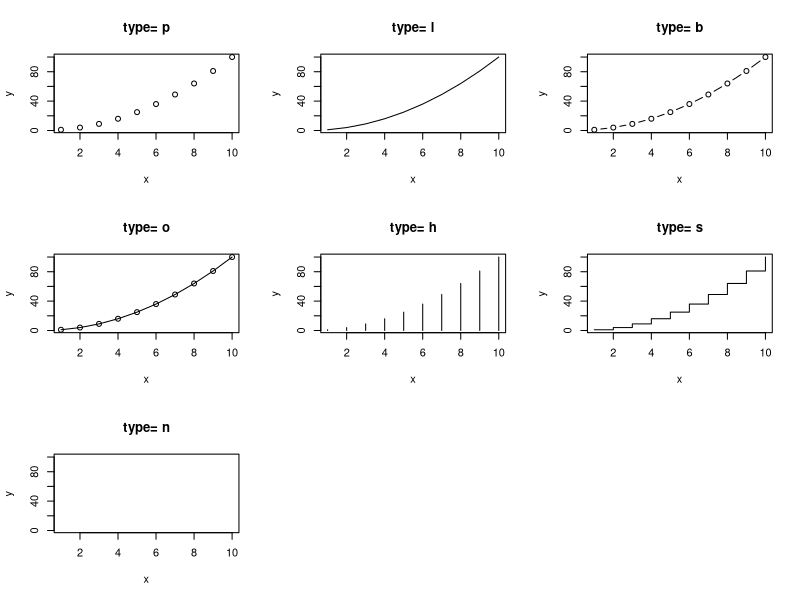
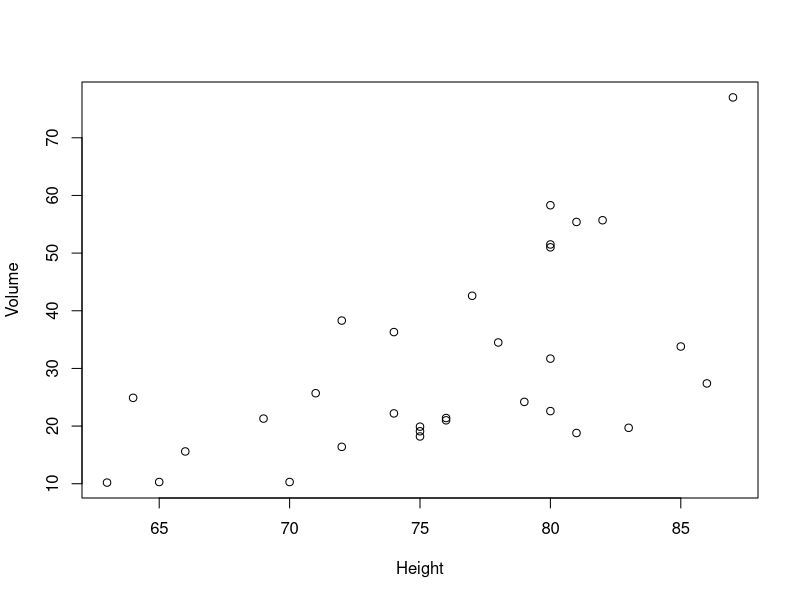
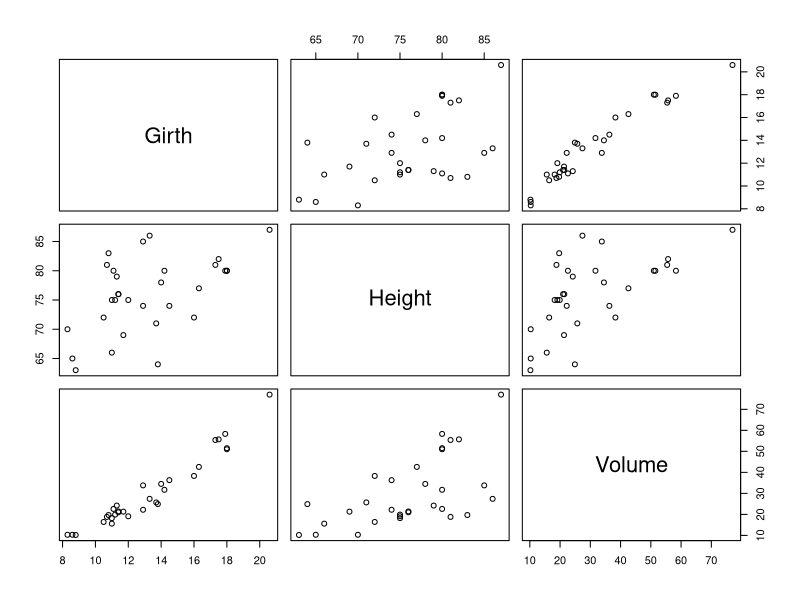
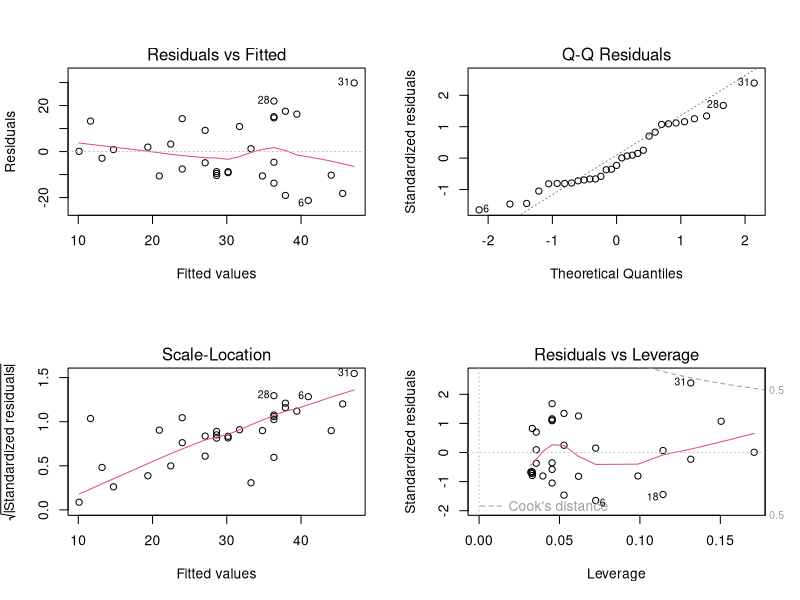
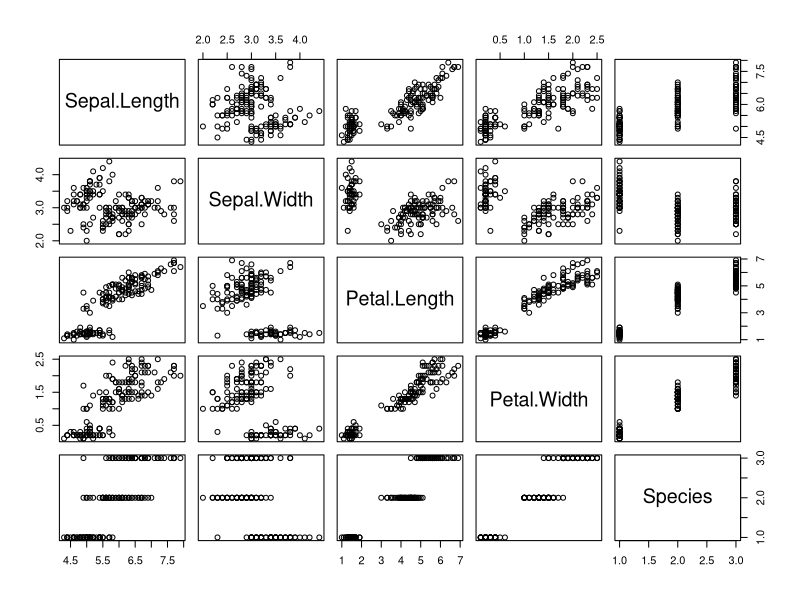
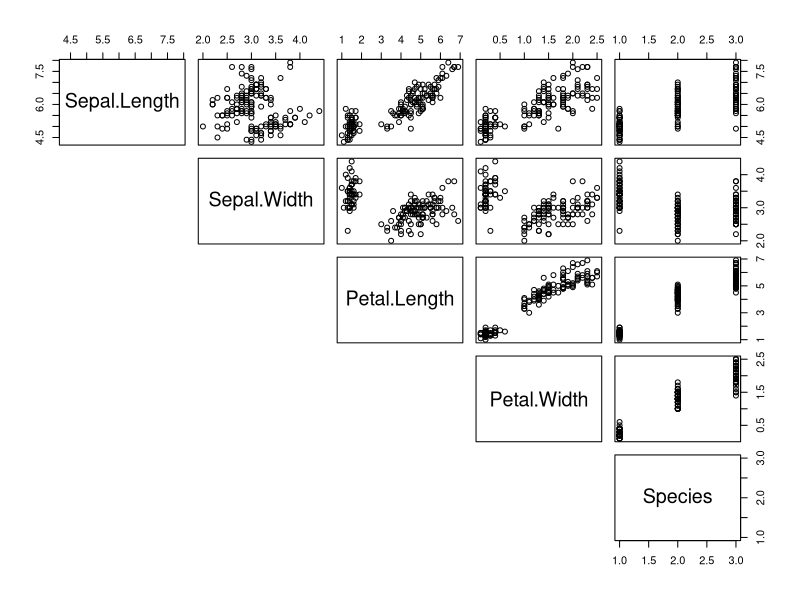
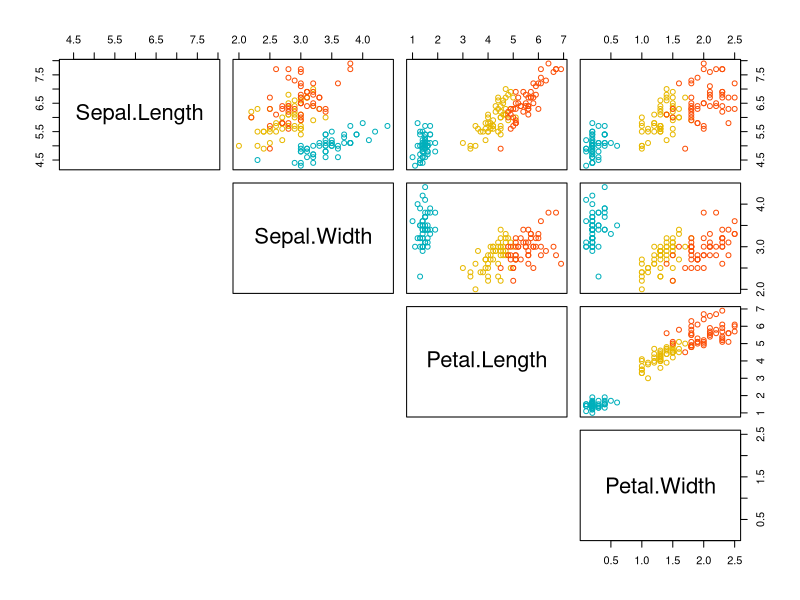
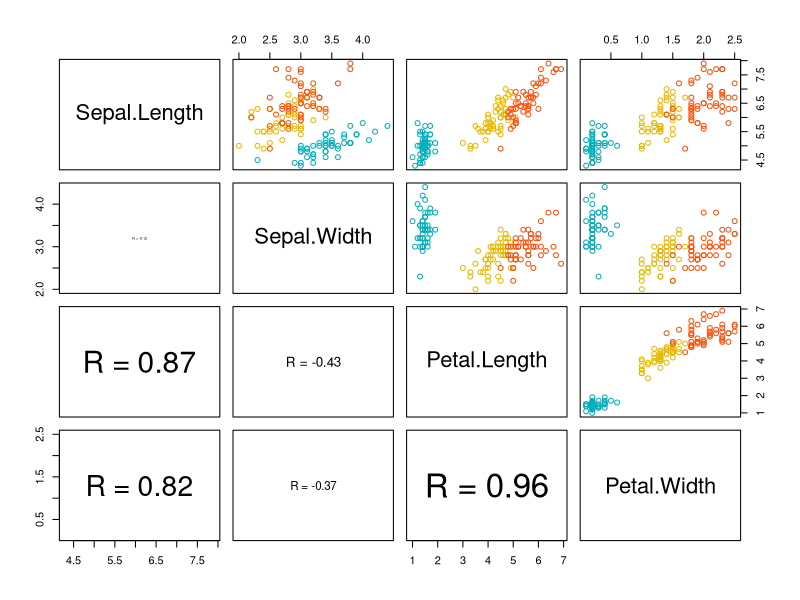

Here is the R script that generated these plots, in order:
## ---- chunk 1
# membuat vektor data 
x <- c(1:10); y <- x^2
## ---- chunk 2
# membagi jendela grafik menajdi 4 baris dan 2 kolom
par(mfrow=c(3,3))

# loop
type <- c("p","l","b","o","h","s","n")
for (i in type){
  plot(x,y, type= i,
       main= paste("type=", i))
}
## ---- chunk 3
par(mfrow=c(1,1))
## ---- chunk 4
library(tibble)
## ---- chunk 5
# memuat dataset
trees <- as_tibble(trees)

# print 
trees
## ---- chunk 6
# atau 
with(trees, plot(Height, Volume))
## ---- chunk 7
plot(trees)
## ---- chunk 8
# membagi jendela grafik menjadi 2 baris dan 2 kolom
par(mfrow=c(2,2))

# plot
plot(lm(Volume~Height, data=trees))
## ---- chunk 9
par(mfrow=c(1,1))
## ---- chunk 10
# memuat dataset irir
iris <- as_tibble(iris)

# print
iris
## ---- chunk 11
pairs(iris)
## ---- chunk 12
pairs(iris, lower.panel=NULL)
## ---- chunk 13
# drop variabel Species
# simpan dataset baru pada objek iris2
iris2 <- iris[ ,1:4]

# print
iris2

# spesifikasi vaktor warna titik berdasarkan spesies
my_col <- c("#00AFBB", "#E7B800", "#FC4E07")

# plot
pairs(iris2, lower.panel=NULL,
      # spesifikasi warna
      col= my_col[iris$Species])
## ---- chunk 14
# membuat fungsi untuk menghitung
# nilai korelasi yang ditempatkan pada panel bawah
panel.cor <- function(x, y){
    # definisi parameter grafik 
    usr <- par("usr"); on.exit(par(usr))
    par(usr = c(0, 1, 0, 1))
    # menghitung koefisien korelas
    r <- round(cor(x, y), digits=2)
    # menambahkan text berdasarkan koefisien korelasi
    txt <- paste0("R = ", r)
    # mengatur besar text sesuai besarnya nilai korelasi
    cex.cor <- 0.8/strwidth(txt)
    text(0.5, 0.5, txt, cex = cex.cor * abs(r))
}

# kustomisasi panel atas agar
# warna titik berdasarkan factor
my_col <- c("#00AFBB", "#E7B800", "#FC4E07")
upper.panel<-function(x, y){
  points(x,y, col = my_col[iris$Species])
}

pairs(iris2,
      lower.panel= panel.cor,
      upper.panel= upper.panel)
## ---- chunk 15
# kustomisasi panel atas
upper.panel<-function(x, y){
  points(x,y, col=c("#00AFBB", "#E7B800", "#FC4E07")[iris$Species])
  r <- round(cor(x, y), digits=2)
  txt <- paste0("R = ", r)
  usr <- par("usr"); on.exit(par(usr))
  par(usr = c(0, 1, 0, 1))
  text(0.5, 0.9, txt)
}

# plot
pairs(iris2, lower.panel = NULL, 
      upper.panel = upper.panel)
## ---- chunk 16
boxplot(iris$Sepal.Length)

## ---- chunk 17
boxplot(iris$Sepal.Length~iris$Species)
## ---- chunk 18
boxplot(iris$Sepal.Length~iris$Species,
        # ubah warna outline menjadi steelblue
        border = "steelblue",
        # ubah warna box berdasarkan grup
        col= c("#999999", "#E69F00", "#56B4E9"))
## ---- chunk 19
# memuat dataset sebagai tibble
ToothGrowth <- as_tibble(ToothGrowth)

# print
ToothGrowth

# ubah variable dose menjadi factor
ToothGrowth$dose <- as.factor(ToothGrowth$dose)

# print
ToothGrowth
## ---- chunk 20
boxplot(len ~ supp*dose, data = ToothGrowth,
        col = c("white", "steelblue"))
## ---- chunk 21
VADeaths
## ---- chunk 22
par(mfrow=c(1,2))
barplot(VADeaths[, "Rural Male"], main="a")
barplot(VADeaths[, "Rural Male"], main="b", horiz=TRUE)
## ---- chunk 23
barplot(VADeaths[, "Rural Male"],
        # ubah warna ouline menjadi steelblue
        border="steelblue",
        # ubah wana box
        col= c("grey", "yellow", "steelblue", "green", "orange"),
        # ubah nama grup dari A sampai E
        names.arg = LETTERS[1:5],
        # ubah orientasi menajadi horizontal
        horiz=TRUE)
## ---- chunk 24
# staked
barplot(VADeaths,
         col = c("lightblue", "mistyrose", "lightcyan", 
                 "lavender", "cornsilk"),
        legend = rownames(VADeaths))

## ---- chunk 25
# grouped
barplot(VADeaths,
         col = c("lightblue", "mistyrose", "lightcyan", 
                 "lavender", "cornsilk"),
        legend = rownames(VADeaths), beside = TRUE)

